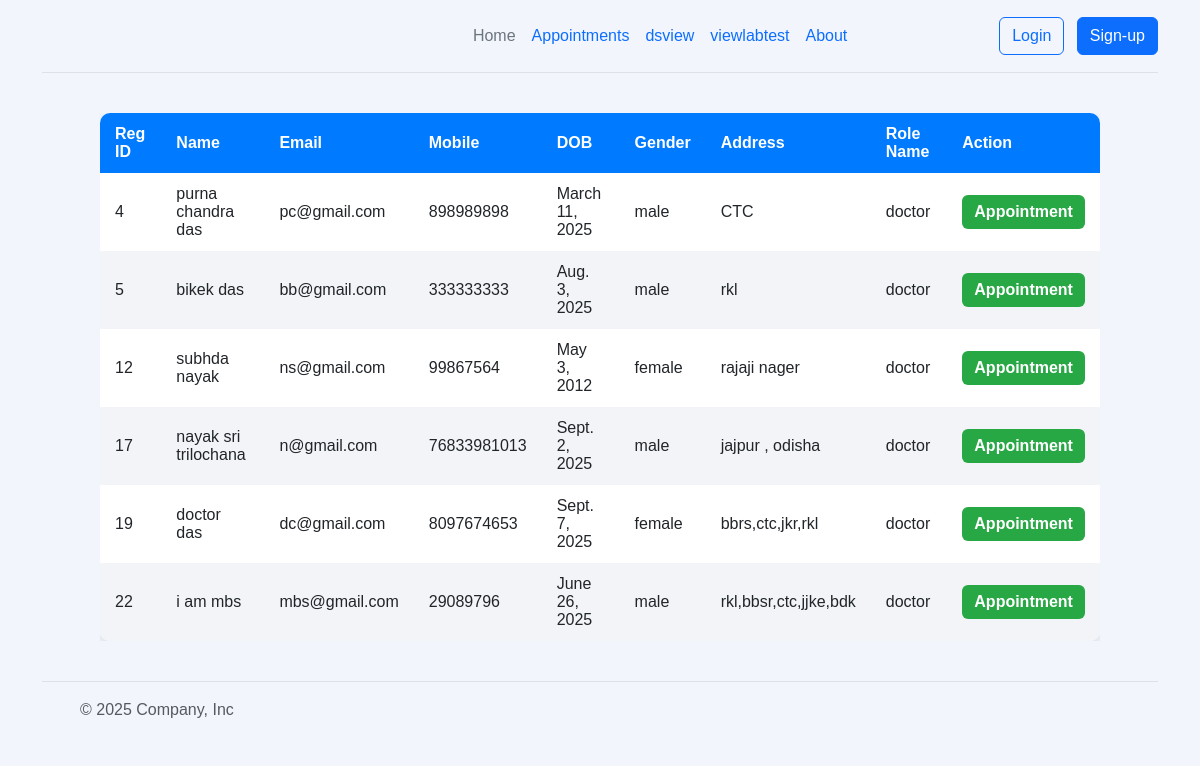
Page /patient/dsview/ on the committed database.
### Register/models.py (models this page shows, shortened)
class Register_Master(models.Model):
    Reg_id=models.AutoField(primary_key=True)
    Name=models.CharField(max_length=30)
    Email=models.CharField(max_length=40,unique=True)
    Mob=models.CharField(max_length=30)
    Password=models.CharField(max_length=30)
    DOB=models.DateField(default=None)
    Gender=models.CharField(max_length=40)
    Address=models.CharField(max_length=100)
    Role_name=models.CharField(max_length=30)
    Status=models.IntegerField(default=0)

### Patient/views.py (the view, shortened to what this page needs)
# urls.py: path('dsview/',dsviewdata,name="dsview"),
def dsviewdata(request):
    ob=Register_Master.objects.filter(Role_name="doctor")
    return render(request,"dsviewdata.html",{'ddata':ob})

### Patient/templates/dsviewdata.html (shortened to what this page needs)
{% extends 'playout/base.html' %}
{% block patientblock %}
<div class="table-container">
    <table class="user-table">
        <thead>
            <tr>
                <th>Reg ID</th>
                <th>Name</th>
                <th>Email</th>
                <th>Mobile</th>
                <th>DOB</th>
                <th>Gender</th>
                <th>Address</th>
                <th>Role Name</th>
                <th>Action</th>
            </tr>
        </thead>
        <tbody>
            {% for user in ddata %}
            <tr>
                <td>{{ user.Reg_id }}</td>
                <td>{{ user.Name }}</td>
                <td>{{ user.Email }}</td>
                <td>{{ user.Mob }}</td>
                <td>{{ user.DOB }}</td>
                <td>{{ user.Gender }}</td>
                <td>{{ user.Address }}</td>
                <td>{{ user.Role_name }}</td>
                <td>
                    <form method="post" style="margin:0;">
                        <input type="submit" value="Appointment" class="action-btn" name="btn">
                    </form>
                </td>
            </tr>
            {% endfor %}
        </tbody>
    </table>
</div>
{% endblock %}

### Patient/templates/dsviewdata.html (style rules this page uses)
.table-container { max-width: 1000px; margin: 40px auto; overflow-x: auto; }
table.user-table { width: 100%; border-collapse: collapse; background-color: #fff; border-radius: 10px; box-shadow: 0 5px 15px rgba(0,0,0,0.1); overflow: hidden; }
table.user-table th, table.user-table td { padding: 12px 15px; text-align: left; }
table.user-table th { background-color: #007bff; color: #fff; font-weight: 600; }
table.user-table tr:nth-child(even) { background-color: #f2f4f8; }
.action-btn { padding: 8px 12px; background-color: #28a745; color: white; border: none; border-radius: 6px; cursor: pointer; font-weight: 600; transition: background-color 0.3s ease; }

### rows in the picture
Register_Master: Reg_id "4", Name "purna chandra das", Email "pc@gmail.com", Mob "898989898", DOB "March 11, 2025", Gender "male", Address "CTC", Role_name "doctor"
Register_Master: Reg_id "5", Name "bikek das", Email "bb@gmail.com", Mob "333333333", DOB "Aug. 3, 2025", Gender "male", Address "rkl", Role_name "doctor"
Register_Master: Reg_id "12", Name "subhda nayak", Email "ns@gmail.com", Mob "99867564", DOB "May 3, 2012", Gender "female", Address "rajaji nager", Role_name "doctor"
Register_Master: Reg_id "17", Name "nayak sri trilochana", Email "n@gmail.com", Mob "76833981013", DOB "Sept. 2, 2025", Gender "male", Address "jajpur , odisha", Role_name "doctor"
Register_Master: Reg_id "19", Name "doctor das", Email "dc@gmail.com", Mob "8097674653", DOB "Sept. 7, 2025", Gender "female", Address "bbrs,ctc,jkr,rkl", Role_name "doctor"
Register_Master: Reg_id "22", Name "i am mbs", Email "mbs@gmail.com", Mob "29089796", DOB "June 26, 2025", Gender "male", Address "rkl,bbsr,ctc,jjke,bdk", Role_name "doctor"
